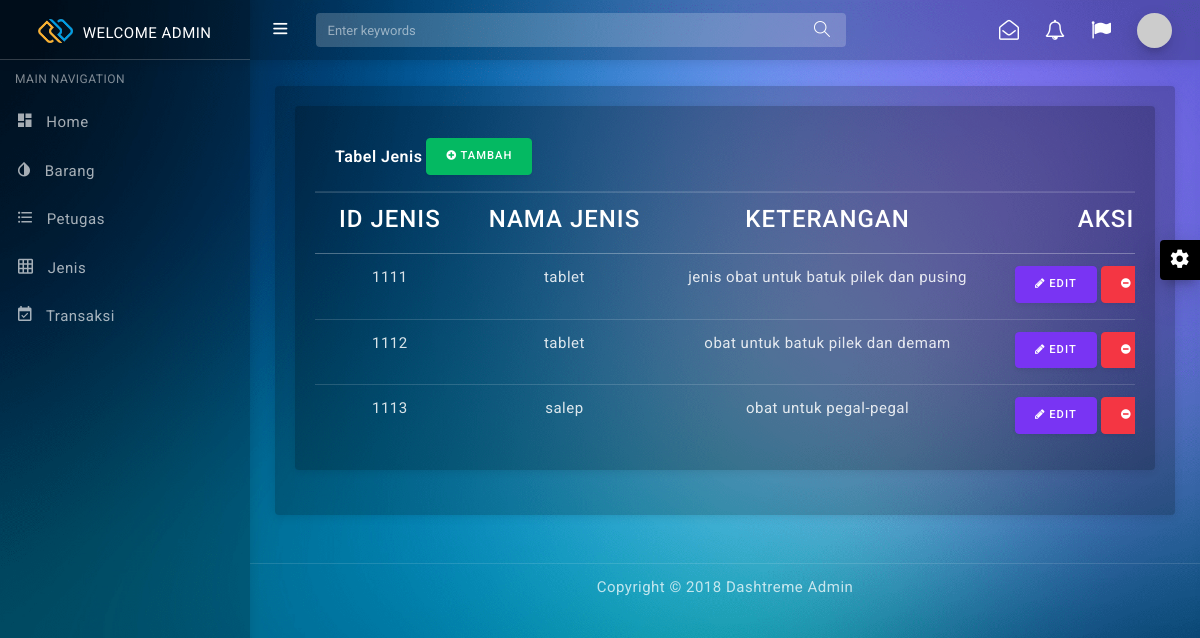
The page /admin/jenis.php on the database its author committed.
### tables this page shows
CREATE TABLE `jenis_barang` (
  `ID_JENIS` int(20) NOT NULL,
  `NAMA_JENIS` varchar(255) DEFAULT NULL,
  `KETERANGAN_JENIS` varchar(255) DEFAULT NULL
);

### admin/conn.php (called while the page is built, shortened)
<?php
function connection() {
   $dbServer = 'localhost';
   $dbUser = 'root';
   $dbPass = '';
   $dbName = "apotek";
   $conn = mysqli_connect($dbServer, $dbUser, $dbPass);
   mysqli_select_db($conn,$dbName);
   return $conn;
}

### admin/jenis.php (the view, shortened to what this page needs)
<?php
include ('conn.php');
    $sql = "SELECT * FROM jenis_barang ";
    $res = mysqli_query(connection(),$sql);
?>
<!DOCTYPE html>
<html lang="en">
<head>
  <link href="assets/css/pace.min.css" rel="stylesheet"/>
  <link href="assets/plugins/simplebar/css/simplebar.css" rel="stylesheet"/>
  <link href="assets/css/bootstrap.min.css" rel="stylesheet"/>
  <link href="assets/css/animate.css" rel="stylesheet" type="text/css"/>
  <link href="assets/css/icons.css" rel="stylesheet" type="text/css"/>
  <link href="assets/css/sidebar-menu.css" rel="stylesheet"/>
  <link href="assets/css/app-style.css" rel="stylesheet"/>
</head>
<body class="bg-theme bg-theme1">
 <div id="wrapper">
  <div id="sidebar-wrapper" data-simplebar="" data-simplebar-auto-hide="true">
     <div class="brand-logo">
      <a href="index.html">
       <img src="assets/images/logo-icon.png" class="logo-icon" alt="logo icon">
       <h5 class="logo-text">WELCOME ADMIN</h5>
     </a>
   </div>
   <ul class="sidebar-menu do-nicescrol">
      <li class="sidebar-header">MAIN NAVIGATION</li>
      <li>
        <a href="index.php">
          <i class="zmdi zmdi-view-dashboard"></i> <span>Home</span>
        </a>
      </li>
      <li>
        <a href="barang.php">
          <i class="zmdi zmdi-invert-colors"></i> <span>Barang</span>
        </a>
      </li>
      <li>
        <a href="petugas.php">
          <i class="zmdi zmdi-format-list-bulleted"></i> <span>Petugas</span>
        </a>
      </li>
      <li>
        <a href="Jenis.php">
          <i class="zmdi zmdi-grid"></i> <span>Jenis</span>
        </a>
      </li>
      <li>
        <a href="transaksi.php">
          <i class="zmdi zmdi-calendar-check"></i> <span>Transaksi</span>
        </a>
      </li>
    </ul>
   </div>
<header class="topbar-nav">
 <nav class="navbar navbar-expand fixed-top">
  <ul class="navbar-nav mr-auto align-items-center">
    <li class="nav-item">
      <a class="nav-link toggle-menu" href="javascript:void();">
       <i class="icon-menu menu-icon"></i>
     </a>
    </li>
    <li class="nav-item">
      <form class="search-bar">
        <input type="text" class="form-control" placeholder="Enter keywords">
         <a href="javascript:void();"><i class="icon-magnifier"></i></a>
      </form>
    </li>
  </ul>
  <ul class="navbar-nav align-items-center right-nav-link">
    <li class="nav-item dropdown-lg">
      <a class="nav-link dropdown-toggle dropdown-toggle-nocaret waves-effect" data-toggle="dropdown" href="javascript:void();">
      <i class="fa fa-envelope-open-o"></i></a>
    </li>
    <li class="nav-item dropdown-lg">
      <a class="nav-link dropdown-toggle dropdown-toggle-nocaret waves-effect" data-toggle="dropdown" href="javascript:void();">
      <i class="fa fa-bell-o"></i></a>
    </li>
    <li class="nav-item language">
      <a class="nav-link dropdown-toggle dropdown-toggle-nocaret waves-effect" data-toggle="dropdown" href="javascript:void();"><i class="fa fa-flag"></i></a>
    </li>
    <li class="nav-item">
      <a class="nav-link dropdown-toggle dropdown-toggle-nocaret" data-toggle="dropdown" href="#">
        <span class="user-profile"><img src="https://via.placeholder.com/110x110" class="img-circle" alt="user avatar"></span>
      </a>
    </li>
  </ul>
</nav>
</header>
  <div class="content-wrapper">
    <div class="container-fluid">
   <div class="row mt-3">
    <div class="col-lg-12">
      <div class="card">
        <div class="card-body">
        <div class="card">
        <div class="card-body">
        <div class="card-header">
            <strong class="card-title">Tabel Jenis</strong>
            <button type="button" class="btn btn-success mb-1">
                <i class="fa fa-plus-circle"></i>
                Tambah
            </button>
        </div>
          <div class="table-responsive text-center">
            <table class="table">
              <thead>
                <tr>
                    <th><h4>ID JENIS</h4></tv>
                    <th><h4>NAMA JENIS</h4></th>
                    <th><h4>KETERANGAN</h4></th>
                    <th colspan="3"><h4>Aksi</h4></th>
                  </tr>
              </thead>
              <tbody>
              <?php while($data = mysqli_fetch_array($res)): ?>
                    <tr>
                    <td><?php echo $data["ID_JENIS"] ?></td>
                    <td><?php echo $data["NAMA_JENIS"] ?></td>
                    <td><?php echo $data["KETERANGAN_JENIS"] ?></td>
                    <td>
                      <button type='button' class='btn btn-primary mb-1 edit_data'>
                        <i class='fa fa-pencil'></i>
                          Edit
                      </button>
                      <button type="button" class="btn btn-danger mb-1">
                        <i class='fa fa-minus-circle'></i>
                      </button>
                    </td>
                    </tr>
                <?php endwhile; ?>
              </tbody>
            </table>
          </div>
        </div>
        </div>
      </div>
    </div>
  </div>
    </div>
    </div>
	<footer class="footer">
      <div class="container">
        <div class="text-center">
          Copyright © 2018 Dashtreme Admin
        </div>
      </div>
    </footer>
   <div class="right-sidebar">
    <div class="switcher-icon">
      <i class="zmdi zmdi-settings zmdi-hc-spin"></i>
    </div>
   </div>
  </div>
</body>
</html>

### admin/assets/css/sidebar-menu.css (style rules this page uses)
.sidebar-menu { list-style: none; margin: 0; padding: 0; background-color: transparent; }
.sidebar-menu>li { position: relative; margin: 0; padding: 0; }
.sidebar-menu>li>a { padding: 13px 5px 13px 15px; display: block; border-left: 3px solid transparent; color: rgba(255, 255, 255, 0.65); font-size: 15px; }
.sidebar-menu li.sidebar-header { padding: 10px 25px 10px 15px; font-size: 12px; color: rgba(255, 255, 255, 0.5); }
.sidebar-menu a { color: #b8c7ce; text-decoration: none; }

### rows shown on the page
jenis_barang: ID_JENIS "1111", NAMA_JENIS "tablet", KETERANGAN_JENIS "jenis obat untuk batuk pilek dan pusing"
jenis_barang: ID_JENIS "1112", NAMA_JENIS "tablet", KETERANGAN_JENIS "obat untuk batuk pilek dan demam"
jenis_barang: ID_JENIS "1113", NAMA_JENIS "salep", KETERANGAN_JENIS "obat untuk pegal-pegal"
